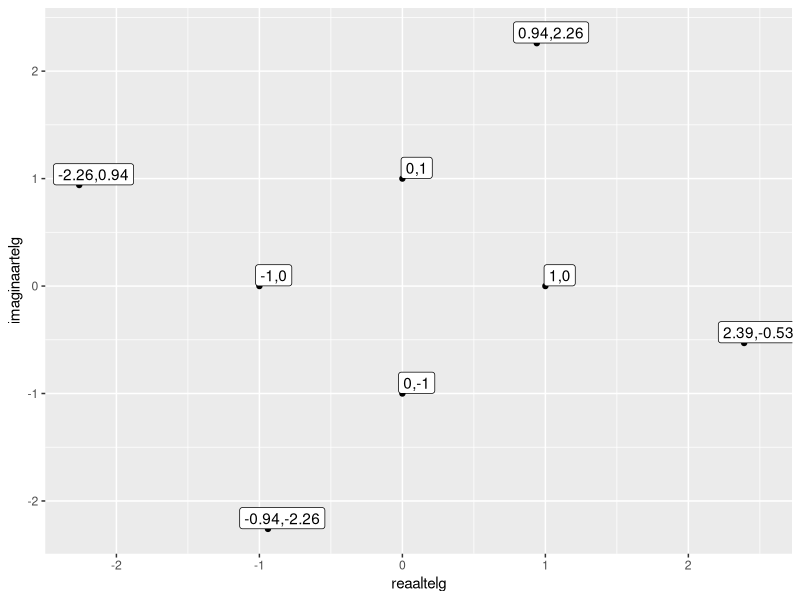

The R script that drew this image:


lahendid <- data.frame(
  r = c(1, 1, 1, 1, 2.45, 2.45, 2.45, 2.45),
  phi = c(0, 90, 180, 270, 67.5, 157.5, 247.5, 347.5)
)

x = round(lahendid$r * cos(lahendid$phi/180*pi),2)
y = round(lahendid$r * sin(lahendid$phi/180*pi),2)
koordinaadid = paste(x,y,sep=",")

punktid = data.frame(x, y)

library(ggplot2)
  ggplot(punktid,aes(x,y))+
  geom_point(aes()) + 
  labs(x="reaaltelg", y="imaginaartelg") +
  geom_label(aes(x+.1,y+.1,label=koordinaadid))
